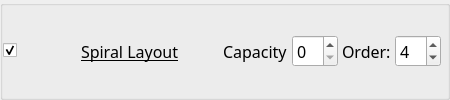
        <widget class="QGroupBox" name="GB_4_spiralLayout">
         <property name="sizePolicy">
          <sizepolicy hsizetype="Preferred" vsizetype="Maximum">
           <horstretch>0</horstretch>
           <verstretch>0</verstretch>
          </sizepolicy>
         </property>
         <property name="title">
          <string/>
         </property>
         <property name="flat">
          <bool>true</bool>
         </property>
         <layout class="QGridLayout" name="gridLayout_24">
          <property name="leftMargin">
           <number>0</number>
          </property>
          <property name="horizontalSpacing">
           <number>4</number>
          </property>
          <item row="0" column="0">
           <widget class="QCheckBox" name="kcfg_spiralLayoutEnabled">
            <property name="accessibleName">
             <string>Spiral Layout</string>
            </property>
            <property name="checked">
             <bool>true</bool>
            </property>
           </widget>
          </item>
          <item row="0" column="1">
           <widget class="QToolButton" name="spiralLayoutPictogram">
            <property name="icon">
             <iconset theme="krohnkite-layout-spiral"/>
            </property>
            <property name="iconSize">
             <size><width>48</width><height>32</height></size>
            </property>
            <property name="minimumSize">
             <size><width>56</width><height>40</height></size>
            </property>
            <property name="maximumSize">
             <size><width>56</width><height>40</height></size>
            </property>
            <property name="autoRaise"><bool>true</bool></property>
            <property name="focusPolicy"><enum>Qt::FocusPolicy::NoFocus</enum></property>
            <property name="accessibleName"><string>Spiral Layout preview</string></property>
            <property name="styleSheet">
             <string notr="true">QToolButton { border: none; background: transparent; } QToolButton:hover { border: none; background: transparent; } QToolButton:pressed { border: none; background: transparent; }</string>
            </property>
           </widget>
          </item>
          <property name="topMargin">
           <number>0</number>
          </property>
          <property name="rightMargin">
           <number>6</number>
          </property>
          <property name="bottomMargin">
           <number>0</number>
          </property>
          <property name="verticalSpacing">
           <number>0</number>
          </property>
          <item row="0" column="6">
           <widget class="QLabel" name="label_48">
            <property name="font">
             <font>
              <family>Noto Sans</family>
              <pointsize>12</pointsize>
              <italic>false</italic>
              <bold>false</bold>
              <underline>false</underline>
             </font>
            </property>
            <property name="text">
             <string>Order:</string>
            </property>
           </widget>
          </item>
          <item row="0" column="7">
           <widget class="QSpinBox" name="kcfg_spiralLayoutOrder">
            <property name="font">
             <font>
              <family>Noto Sans</family>
              <pointsize>12</pointsize>
              <italic>false</italic>
              <bold>false</bold>
              <underline>false</underline>
             </font>
            </property>
            <property name="toolTip">
             <string>Order in layout rotation</string>
            </property>
            <property name="minimum">
             <number>1</number>
            </property>
            <property name="maximum">
             <number>13</number>
            </property>
            <property name="value">
             <number>4</number>
            </property>
           </widget>
          </item>
          <item row="0" column="3">
           <spacer name="horizontalSpacer_19">
            <property name="orientation">
             <enum>Qt::Orientation::Horizontal</enum>
            </property>
            <property name="sizeHint" stdset="0">
             <size>
              <width>40</width>
              <height>20</height>
             </size>
            </property>
           </spacer>
          </item>
          <item row="0" column="5">
           <widget class="QSpinBox" name="kcfg_spiralLayoutCapacity">
            <property name="font">
             <font>
              <family>Noto Sans</family>
              <pointsize>12</pointsize>
              <italic>false</italic>
              <bold>false</bold>
              <underline>false</underline>
             </font>
            </property>
            <property name="toolTip">
             <string>&lt;html&gt;&lt;head/&gt;&lt;body&gt;&lt;p&gt;0 - to disable&lt;/p&gt;&lt;/body&gt;&lt;/html&gt;</string>
            </property>
            <property name="maximum">
             <number>99</number>
            </property>
            <property name="value">
             <number>0</number>
            </property>
           </widget>
          </item>
          <item row="0" column="4">
           <widget class="QLabel" name="label_43">
            <property name="font">
             <font>
              <family>Noto Sans</family>
              <pointsize>12</pointsize>
              <italic>false</italic>
              <bold>false</bold>
              <underline>false</underline>
             </font>
            </property>
            <property name="text">
             <string>Capacity</string>
            </property>
           </widget>
          </item>
          <item row="0" column="2">
           <widget class="QLabel" name="label_38">
            <property name="font">
             <font>
              <family>Noto Sans</family>
              <pointsize>12</pointsize>
              <italic>false</italic>
              <bold>false</bold>
              <underline>true</underline>
             </font>
            </property>
            <property name="text">
             <string>Spiral Layout</string>
            </property>
            <property name="margin">
             <number>0</number>
            </property>
            <property name="buddy">
             <cstring>kcfg_spiralLayoutEnabled</cstring>
            </property>
           </widget>
          </item>
          </layout>
        </widget>
